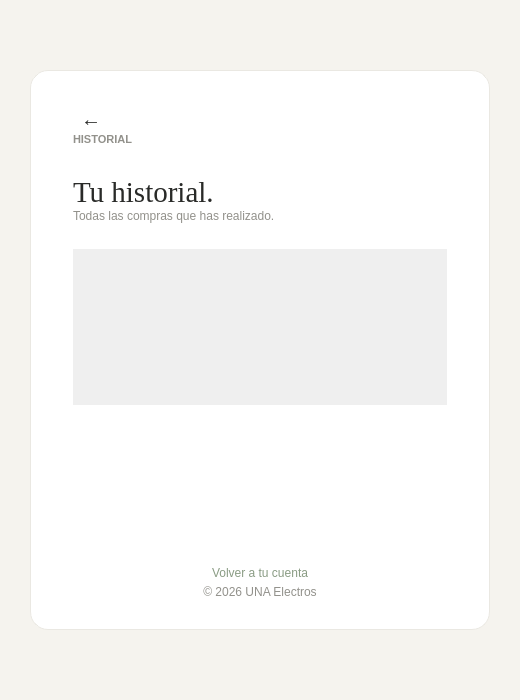
<?xml version="1.0" encoding="UTF-8"?>
<ui version="4.0">
 <class>historialClass</class>
 <widget class="QWidget" name="historialClass">
  <property name="geometry">
   <rect>
    <x>0</x>
    <y>0</y>
    <width>520</width>
    <height>700</height>
   </rect>
  </property>
  <property name="minimumSize">
   <size>
    <width>480</width>
    <height>620</height>
   </size>
  </property>
  <property name="windowTitle">
   <string>Historial de compras</string>
  </property>
  <property name="styleSheet">
   <string notr="true">#historialClass {
	background-color: #F5F3EE;
}
#softCard {
	background-color: #FFFFFF;
	border: 1px solid #EAE8E2;
	border-radius: 18px;
}
QLabel#eyebrow {
	color: #92918B;
	font-family: &quot;Segoe UI&quot;;
	font-size: 11px;
	font-weight: 600;
}
QLabel#title {
	color: #292A28;
	font-family: Georgia;
	font-size: 29px;
}
QLabel#subtitle, QLabel#copyright {
	color: #92918B;
	font-family: &quot;Segoe UI&quot;;
	font-size: 12px;
}
QLabel#lblCompra {
	color: #292A28;
	background: #FAFAF8;
	border: 1px solid #EAE8E2;
	border-radius: 8px;
	padding: 14px;
	font-size: 13px;
}
QPushButton#btnRegresar {
	background: transparent;
	border: none;
	color: #899B83;
	padding: 5px;
}
QPushButton#btnRegresar:hover {
	color: #788B72;
}
QPushButton#btnFlecha {
	background: transparent;
	border: none;
	color: #292A28;
	font-family: &quot;Segoe UI&quot;;
	font-size: 20px;
	font-weight: 600;
	padding: 2px 8px;
	border-radius: 8px;
}
QPushButton#btnFlecha:hover {
	background: #EAE8E2;
}
QScrollArea {
	background: transparent;
	border: none;
}
</string>
  </property>
  <layout class="QVBoxLayout" name="layoutExterior">
   <property name="leftMargin">
    <number>24</number>
   </property>
   <property name="topMargin">
    <number>24</number>
   </property>
   <property name="rightMargin">
    <number>24</number>
   </property>
   <property name="bottomMargin">
    <number>24</number>
   </property>
   <item>
    <spacer name="spacerSuperior">
     <property name="orientation">
      <enum>Qt::Orientation::Vertical</enum>
     </property>
     <property name="sizeHint" stdset="0">
      <size>
       <width>20</width>
       <height>40</height>
      </size>
     </property>
    </spacer>
   </item>
   <item>
    <layout class="QHBoxLayout" name="filaTarjeta">
     <item>
      <spacer name="spacerIzquierdo">
       <property name="orientation">
        <enum>Qt::Orientation::Horizontal</enum>
       </property>
       <property name="sizeHint" stdset="0">
        <size>
         <width>40</width>
         <height>20</height>
        </size>
       </property>
      </spacer>
     </item>
     <item>
      <widget class="QFrame" name="softCard">
       <property name="minimumSize">
        <size>
         <width>460</width>
         <height>560</height>
        </size>
       </property>
       <property name="maximumSize">
        <size>
         <width>520</width>
         <height>620</height>
        </size>
       </property>
       <property name="frameShape">
        <enum>QFrame::Shape::NoFrame</enum>
       </property>
       <layout class="QVBoxLayout" name="contenido">
        <property name="spacing">
         <number>0</number>
        </property>
        <property name="leftMargin">
         <number>42</number>
        </property>
        <property name="topMargin">
         <number>34</number>
        </property>
        <property name="rightMargin">
         <number>42</number>
        </property>
        <property name="bottomMargin">
         <number>30</number>
        </property>
        <item>
         <layout class="QHBoxLayout" name="layoutFlecha">
          <item>
           <widget class="QPushButton" name="btnFlecha">
            <property name="text">
             <string>←</string>
            </property>
           </widget>
          </item>
          <item>
           <spacer name="spacerFlecha">
            <property name="orientation">
             <enum>Qt::Orientation::Horizontal</enum>
            </property>
            <property name="sizeHint" stdset="0">
             <size>
              <width>40</width>
              <height>20</height>
             </size>
            </property>
           </spacer>
          </item>
         </layout>
        </item>
        <item>
         <widget class="QLabel" name="eyebrow">
          <property name="text">
           <string>HISTORIAL</string>
          </property>
         </widget>
        </item>
        <item>
         <spacer name="spacerEyebrow">
          <property name="orientation">
           <enum>Qt::Orientation::Vertical</enum>
          </property>
          <property name="sizeType">
           <enum>QSizePolicy::Policy::Fixed</enum>
          </property>
          <property name="sizeHint" stdset="0">
           <size>
            <width>20</width>
            <height>30</height>
           </size>
          </property>
         </spacer>
        </item>
        <item>
         <widget class="QLabel" name="title">
          <property name="text">
           <string>Tu historial.</string>
          </property>
         </widget>
        </item>
        <item>
         <widget class="QLabel" name="subtitle">
          <property name="text">
           <string>Todas las compras que has realizado.</string>
          </property>
         </widget>
        </item>
        <item>
         <spacer name="spacerSubtitulo">
          <property name="orientation">
           <enum>Qt::Orientation::Vertical</enum>
          </property>
          <property name="sizeType">
           <enum>QSizePolicy::Policy::Fixed</enum>
          </property>
          <property name="sizeHint" stdset="0">
           <size>
            <width>20</width>
            <height>26</height>
           </size>
          </property>
         </spacer>
        </item>
        <item>
         <widget class="QScrollArea" name="scrollCompras">
          <property name="widgetResizable">
           <bool>true</bool>
          </property>
          <property name="frameShape">
           <enum>QFrame::Shape::NoFrame</enum>
          </property>
          <widget class="QWidget" name="areaCompras">
           <property name="geometry">
            <rect>
             <x>0</x>
             <y>0</y>
             <width>376</width>
             <height>340</height>
            </rect>
           </property>
           <layout class="QVBoxLayout" name="layoutCompras">
            <property name="spacing">
             <number>10</number>
            </property>
            <property name="leftMargin">
             <number>0</number>
            </property>
            <property name="topMargin">
             <number>0</number>
            </property>
            <property name="rightMargin">
             <number>6</number>
            </property>
            <property name="bottomMargin">
             <number>0</number>
            </property>
           </layout>
          </widget>
         </widget>
        </item>
        <item>
         <spacer name="spacerInferior">
          <property name="orientation">
           <enum>Qt::Orientation::Vertical</enum>
          </property>
          <property name="sizeHint" stdset="0">
           <size>
            <width>20</width>
            <height>40</height>
           </size>
          </property>
         </spacer>
        </item>
        <item>
         <widget class="QPushButton" name="btnRegresar">
          <property name="text">
           <string>Volver a tu cuenta</string>
          </property>
         </widget>
        </item>
        <item>
         <widget class="QLabel" name="copyright">
          <property name="text">
           <string>© 2026 UNA Electros</string>
          </property>
          <property name="alignment">
           <set>Qt::AlignmentFlag::AlignCenter</set>
          </property>
         </widget>
        </item>
       </layout>
      </widget>
     </item>
     <item>
      <spacer name="spacerDerecho">
       <property name="orientation">
        <enum>Qt::Orientation::Horizontal</enum>
       </property>
       <property name="sizeHint" stdset="0">
        <size>
         <width>40</width>
         <height>20</height>
        </size>
       </property>
      </spacer>
     </item>
    </layout>
   </item>
   <item>
    <spacer name="spacerInferiorExterior">
     <property name="orientation">
      <enum>Qt::Orientation::Vertical</enum>
     </property>
     <property name="sizeHint" stdset="0">
      <size>
       <width>20</width>
       <height>40</height>
      </size>
     </property>
    </spacer>
   </item>
  </layout>
 </widget>
 <resources/>
 <connections/>
</ui>
